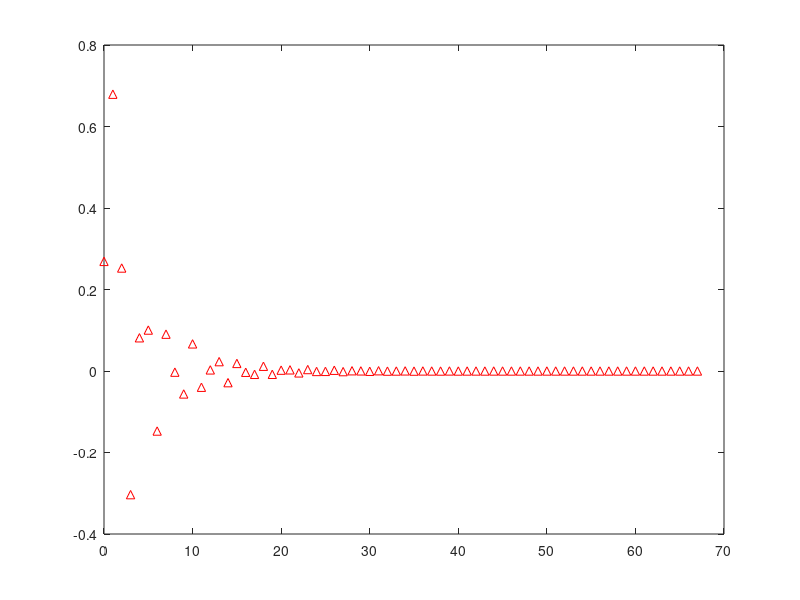
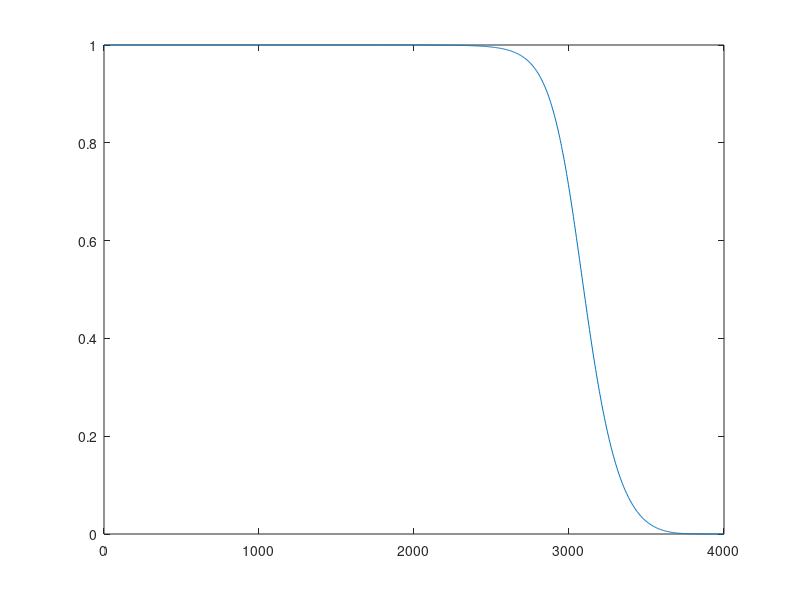

Reproduce these figures in MATLAB, in order.
fs = 8000;
fc = 3000;
n = 5;
[b,a] = butter(n,fc/(fs/2),'low');

figure; impz(b,a);
f = (0:.001:1)*(fs/2);
H = freqz(b,a,f,fs);

figure; plot(f,abs(H));
